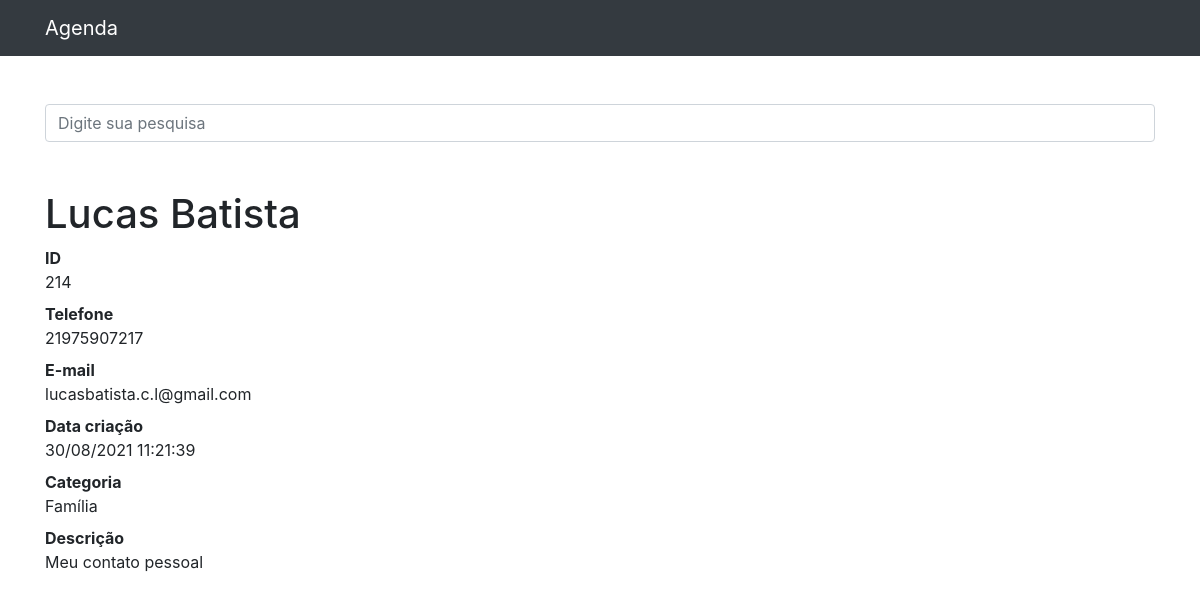
The page /214 on the database its author committed.
### contatos/models.py (models this page shows, shortened)
class Contato(models.Model):
    nome = models.CharField(max_length=150)
    sobrenome = models.CharField(max_length=255, blank=True)
    telefone = models.CharField(max_length=255)
    email = models.CharField(max_length=255, blank=True)
    data_criacao = models.DateTimeField(default=timezone.now)
    descricao = models.TextField(blank=True)
    categoria = models.ForeignKey(Categoria, on_delete=models.DO_NOTHING)
    mostrar = models.BooleanField(default=True)
    foto = models.ImageField(blank=True, upload_to='fotos/%Y/%m/')

class Categoria(models.Model):
    nome = models.CharField(max_length=255)
    def __str__(self):
        return self.nome

### contatos/views.py (the view)
# urls.py: path('<int:contato_id>', views.ver_contato, name='ver_contato'),
def ver_contato(request, contato_id):
    contato = get_object_or_404(Contato, id=contato_id)
    if not contato.mostrar:
        raise Http404()
    return render(request, 'contatos/ver_contato.html', {
        'contato': contato
    })

### contatos/templates/contatos/ver_contato.html (shortened to what this page needs)
{% extends 'base.html' %}
{%block conteudo%}
  <h1 class="mt-5">{{ contato.nome }} {{ contato.sobrenome }}</h1>
  <dl>
    <dt>ID</dt>
    <dd>{{ contato.id }}</dd>
    <dt>Telefone</dt>
    <dd>{{ contato.telefone }}</dd>
    <dt>E-mail</dt>
    <dd>{{ contato.email }}</dd>
    <dt>Data criação</dt>
    <dd>{{ contato.data_criacao|date:'d/m/Y H:i:s' }}</dd>
    <dt>Categoria</dt>
    <dd>{{ contato.categoria }}</dd>
    <dt>Descrição</dt>
    <dd>{{ contato.descricao }}</dd>
  </dl>
{%endblock%}

### rows shown on the page
Contato: nome "Lucas", sobrenome "Batista", id "214", telefone "21975907217", email "lucasbatista.c.l@gmail.com", data_criacao "30/08/2021 11:21:39", categoria "Família", descricao "Meu contato pessoal"
